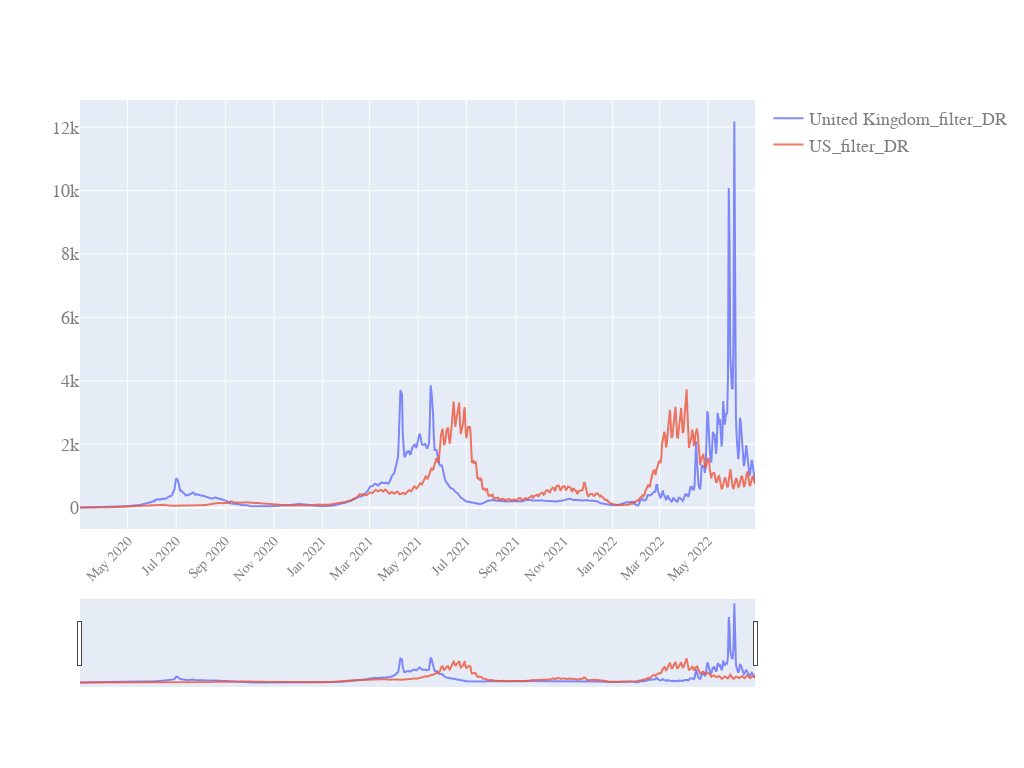

Write notebook code for a chart like this one.
### Code cell
start_pos=40
quick_plot(df_analyse.date[start_pos:],
           df_analyse.iloc[start_pos:,[27,28]], # 22,23,24,25,26]],
           y_scale='linear',
           slider=True)

### Figure 1 — Plotly figure (JSON) as saved in the notebook; plotly's stock layout.template omitted (floating-point values rounded to 4 significant figures; data arrays with more than 128 entries replaced by an {"elided": "..."} marker saying what was removed)
{"data": [{"name": "United Kingdom_filter_DR", "opacity": 0.8, "type": "scatter", "x": {"elided": "850 str values"}, "y": {"elided": "850 float values"}}, {"name": "US_filter_DR", "opacity": 0.8, "type": "scatter", "x": {"elided": "850 str values"}, "y": {"elided": "850 float values"}}], "layout": {"autosize": true, "font": {"color": "#7f7f7f", "family": "PT Sans, monospace", "size": 18}, "height": 768, "width": 1024, "xaxis": {"nticks": 20, "rangeslider": {"visible": true}, "tickangle": -45, "tickfont": {"color": "#7f7f7f", "size": 14}}, "yaxis": {"type": "linear"}}}
